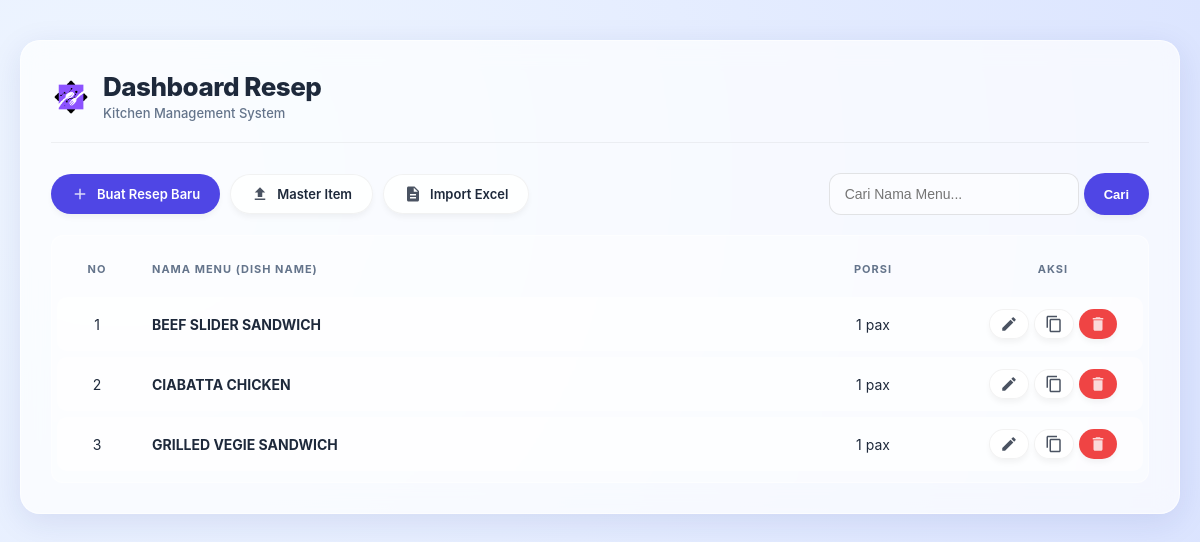
The page / on the database its author committed.
### tables this page shows
CREATE TABLE recipe_headers (
        id INTEGER PRIMARY KEY AUTOINCREMENT,
        name_of_dish TEXT UNIQUE,
        portion_size REAL DEFAULT 1,
        portion_unit TEXT DEFAULT 'pax',
        selling_price_nett REAL DEFAULT 0,
        selling_price_plus_plus REAL DEFAULT 0,
        cost_per_portion REAL DEFAULT 0,
        nett_profit REAL DEFAULT 0,
        cost_percentage REAL,
        created_at DATETIME DEFAULT CURRENT_TIMESTAMP
    , variable_percent REAL DEFAULT 10);

### index.php (the view, shortened to what this page needs)
<?php
require 'db.php';
$search = $_GET['q'] ?? '';
$sql = "SELECT * FROM recipe_headers";
$sql .= " ORDER BY name_of_dish ASC";
$stmt = $pdo->prepare($sql);
if ($search) {
    $stmt->execute([':search' => "%$search%"]);
} else {
    $stmt->execute();
}
$recipes = $stmt->fetchAll();
?>
<!DOCTYPE html>
<html lang="id">
<head>
    <link rel="stylesheet" href="style.css">
</head>
<body>
<div class="container">
    <div class="page-header">
        <div class="page-title">
            <div class="brand-wrapper">
                <img src="assets/app-logo.png" alt="Logo" class="app-logo">
        <div>
            <h1>Dashboard Resep</h1>
            <span>Kitchen Management System</span>
        </div>
    </div>
</div>
    </div>
    <div style="display:flex; justify-content:space-between; align-items:center; margin-bottom:20px; flex-wrap:wrap; gap:10px;">
        <div style="display:flex; gap:10px;">
            <a href="menu_actions.php?action=create" class="btn btn-primary">
                <svg class="icon" viewBox="0 0 24 24"><path d="M19 13h-6v6h-2v-6H5v-2h6V5h2v6h6v2z"/></svg>
                Buat Resep Baru
            </a>
            <a href="import_master.php" class="btn btn-secondary">
                <svg class="icon" viewBox="0 0 24 24"><path d="M9 16h6v-6h4l-7-7-7 7h4zm-4 2h14v2H5z"/></svg>
                Master Item
            </a>
            <a href="import_recipe.php" class="btn btn-secondary">
                <svg class="icon" viewBox="0 0 24 24"><path d="M14 2H6c-1.1 0-1.99.9-1.99 2L4 20c0 1.1.89 2 1.99 2H18c1.1 0 2-.9 2-2V8l-6-6zm2 16H8v-2h8v2zm0-4H8v-2h8v2zm-3-5V3.5L18.5 9H13z"/></svg>
                Import Excel
            </a>
        </div>
        <form method="get" style="display:flex; gap:5px;">
            <input type="text" name="q" placeholder="Cari Nama Menu..." value="<?php echo htmlspecialchars($search); ?>" style="width:250px;">
            <button type="submit" class="btn btn-primary">Cari</button>
        </form>
    </div>
    <div class="table-responsive">
        <table>
            <thead>
                <tr>
                    <th style="width:50px;" class="text-center">No</th>
                    <th>Nama Menu (Dish Name)</th>
                    <th style="width:150px;" class="text-center">Porsi</th>
                    <th style="width:150px;" class="text-center">Aksi</th>
                </tr>
            </thead>
            <tbody>
                <?php foreach($recipes as $index => $r): ?>
                <tr>
                    <td class="text-center"><?php echo $index + 1; ?></td>
                    <td>
                        <a href="detail.php?id=<?php echo $r['id']; ?>" style="font-weight:bold; color:var(--text-main); text-decoration:none;">
                            <?php echo htmlspecialchars($r['name_of_dish']); ?>
                        </a>
                    </td>
                    <td class="text-center">
                        <?php echo $r['portion_size'] . ' pax'; ?>
                    </td>
                    <td class="text-center">
                        <div style="display:flex; justify-content:center; gap:5px;">
                            <a href="detail.php?id=<?php echo $r['id']; ?>" class="btn btn-secondary" style="padding:5px 10px;" title="Edit">
                                <svg class="icon" viewBox="0 0 24 24"><path d="M3 17.25V21h3.75L17.81 9.94l-3.75-3.75L3 17.25zM20.71 7.04c.39-.39.39-1.02 0-1.41l-2.34-2.34c-.39-.39-1.02-.39-1.41 0l-1.83 1.83 3.75 3.75 1.83-1.83z"/></svg>
                            </a>
                            <a href="menu_actions.php?action=duplicate&id=<?php echo $r['id']; ?>" class="btn btn-secondary" style="padding:5px 10px;" title="Duplicate" onclick="return confirm('Copy menu ini?');">
                                <svg class="icon" viewBox="0 0 24 24"><path d="M16 1H4c-1.1 0-2 .9-2 2v14h2V3h12V1zm3 4H8c-1.1 0-2 .9-2 2v14c0 1.1.9 2 2 2h11c1.1 0 2-.9 2-2V7c0-1.1-.9-2-2-2zm0 16H8V7h11v14z"/></svg>
                            </a>
                            <a href="menu_actions.php?action=delete&id=<?php echo $r['id']; ?>" class="btn btn-danger" style="padding:5px 10px;" title="Hapus" onclick="return confirm('Yakin hapus menu ini?');">
                                <svg class="icon" viewBox="0 0 24 24"><path d="M6 19c0 1.1.9 2 2 2h8c1.1 0 2-.9 2-2V7H6v12zM19 4h-3.5l-1-1h-5l-1 1H5v2h14V4z"/></svg>
                            </a>
                        </div>
                    </td>
                </tr>
                <?php endforeach; ?>
            </tbody>
        </table>
    </div>
</div>
</body>
</html>

### style.css (style rules this page uses)
:root { --glass-bg: rgba(255, 255, 255, 0.7); --glass-border: 1px solid rgba(255, 255, 255, 0.6); --glass-shadow: 0 8px 32px 0 rgba(31, 38, 135, 0.1); --backdrop: blur(12px); --primary: #4f46e5; --primary-hover: #4338ca; --text-main: #1e293b; --text-muted: #64748b; --danger: #ef4444; --success: #10b981; --radius-l: 20px; --radius-m: 12px; --radius-s: 8px; }
body { background: linear-gradient(135deg, #fdfbfb 0%, #ebedee 100%); background: radial-gradient(circle at 10% 20%, rgb(239, 246, 255) 0%, rgb(219, 228, 255) 90%); font-family: 'Inter', 'Segoe UI', sans-serif; color: var(--text-main); margin: 0; padding: 40px 20px; min-height: 100vh; }
.container { max-width: 1300px; margin: 0 auto; background: var(--glass-bg); backdrop-filter: var(--backdrop); -webkit-backdrop-filter: var(--backdrop); border: var(--glass-border); box-shadow: var(--glass-shadow); border-radius: var(--radius-l); padding: 30px; }
.page-header { display: flex; justify-content: space-between; align-items: center; margin-bottom: 30px; border-bottom: 1px solid rgba(0,0,0,0.05); padding-bottom: 20px; }
.page-title h1 { margin: 0; font-size: 26px; font-weight: 800; color: var(--text-main); letter-spacing: -0.5px; }
.page-title span { font-size: 13px; color: var(--text-muted); font-weight: 500; }
.btn, .btn-icon, button { display: inline-flex; align-items: center; gap: 8px; padding: 10px 20px; font-size: 13px; font-weight: 600; border: none; border-radius: 50px; cursor: pointer; text-decoration: none; transition: all 0.3s ease; box-shadow: 0 4px 6px -1px rgba(0, 0, 0, 0.05); }
.btn-primary, .btn-save, .btn-search, .btn-upload { background: var(--primary); color: white; }
.btn-secondary, .btn-back { background: rgba(255,255,255,0.8); color: var(--text-main); border: 1px solid rgba(0,0,0,0.05); }
.btn-danger, .btn-reset { background: var(--danger); color: white; }
input[type="text"], input[type="number"], .file-input, select { width: 100%; padding: 12px 15px; background: rgba(255, 255, 255, 0.5); border: 1px solid rgba(0,0,0,0.1); border-radius: var(--radius-m); font-size: 14px; color: var(--text-main); box-sizing: border-box; transition: 0.3s; }
.table-responsive { background: rgba(255,255,255,0.4); border-radius: var(--radius-m); padding: 5px; border: 1px solid rgba(255,255,255,0.5); }
table { width: 100%; border-collapse: separate; border-spacing: 0 6px; margin-top: 0; }
th { padding: 15px; font-size: 11px; font-weight: 700; text-transform: uppercase; color: var(--text-muted); letter-spacing: 1px; border: none; text-align: left; }
td { background: rgba(255, 255, 255, 0.6); padding: 12px 15px; border: none; font-size: 14px; }
tr td:first-child { border-top-left-radius: 10px; border-bottom-left-radius: 10px; }
tr td:last-child { border-top-right-radius: 10px; border-bottom-right-radius: 10px; }
.icon { width: 18px; height: 18px; fill: currentColor; opacity: 0.8; }
.text-center { text-align: center; }
.app-logo { height: 40px; width: auto; display: block; }
.brand-wrapper { display: flex; align-items: center; gap: 12px; }

### rows shown on the page
recipe_headers: name_of_dish "BEEF SLIDER SANDWICH", portion_size "1"
recipe_headers: name_of_dish "CIABATTA CHICKEN", portion_size "1"
recipe_headers: name_of_dish "GRILLED VEGIE SANDWICH", portion_size "1"
